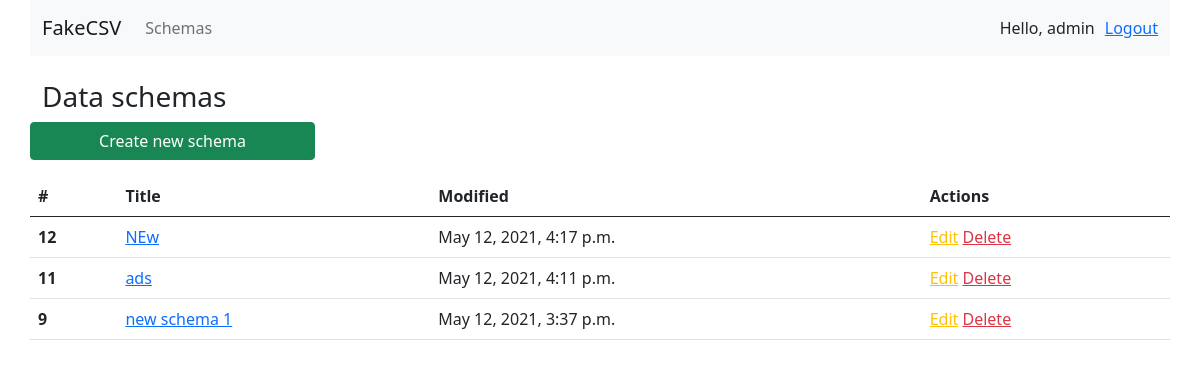
The page /schemas/ (signed in) on the database as committed earlier.
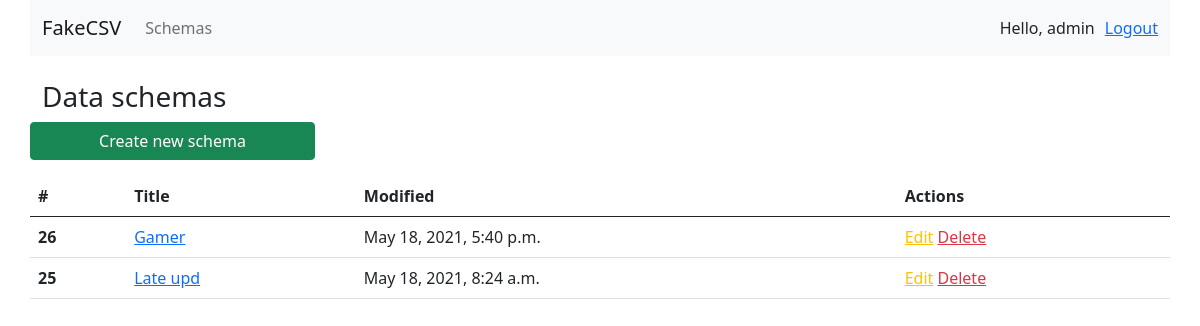
The same page on the database as committed later.
### schemas/models.py (models this page shows, shortened)
class SchemaModel(models.Model):
    name = models.CharField("Name", max_length=255)
    separator = models.CharField("Separator", max_length=1, default=',')
    status = models.CharField(
        "Status", choices=SchemaModelStatusChoices.CHOICES, max_length=255
    )
    created_at = models.DateTimeField("Created at ", auto_now_add=True)
    user = models.ForeignKey(
        User,
        verbose_name="User",
        on_delete=models.CASCADE,
        related_name="schemas",
        blank=True,
        null=True
    )
    class Meta:
        verbose_name = "Schema"
        verbose_name_plural = "Schemas"
        ordering = ['-created_at']

### schemas/views.py (the view)
# urls.py: path('schemas/', views.list_all_schemas, name='list_all_schemas'),
@login_required
def list_all_schemas(request):
    current_user = User.objects.get(pk=request.user.pk)
    all_schemas = SchemaModel.objects.filter(user=current_user)
    return render(request, 'schemas/list_all_schemas.html', {'schemas': all_schemas})

### templates/schemas/list_all_schemas.html (shortened to what this page needs)
{% extends 'include/base.html' %}
{% block navbar %}
    {% include 'include/header.html' %}
{% endblock navbar %}
{% block content %}
    <div class="container">
        <div class="row mt-4">
            <h3>Data schemas</h3>
            <a class="btn btn-success col-md-3" href="{% url 'schemas:create_schema' %}">Create new schema</a>
            <table class="table mt-3">
                <thead>
                <tr>
                    <th scope="col">#</th>
                    <th scope="col">Title</th>
                    <th scope="col">Modified</th>
                    <th scope="col">Actions</th>
                </tr>
                </thead>
                <tbody>
                {% for schema in schemas %}
                    <tr>
                        <th scope="row">{{ schema.id }}</th>
                        <td><a href="{% url 'schemas:view_schema' schema.id %}">{{ schema.name }}</a></td>
                        <td>{{ schema.created_at }}</td>
                        <td>
                            <span>
                                    <a class="text-warning" href="{% url 'schemas:edit_schema' schema.id %}">Edit</a>
                            </span>
                            <span>
                                <a class="text-danger" href="{% url 'schemas:delete_schema' schema.id %}">Delete</a>
                            </span>
                        </td>
                    </tr>
                {% endfor %}
                </tbody>
            </table>
        </div>
    </div>
{% endblock content %}

### templates/include/base.html (shortened to what this page needs)
<!DOCTYPE html>
<html lang="en">
<head>
        {% include 'include/head.html' %}
</head>
<body>
{% block navbar %}
{% endblock navbar %}
{% block content %}
{% endblock content %}
</body>
</html>

### templates/include/head.html (shortened to what this page needs)
<link href="https://cdn.jsdelivr.net/npm/bootstrap@5.0.0/dist/css/bootstrap.min.css" rel="stylesheet">

### templates/include/header.html (shortened to what this page needs)
<nav class="navbar navbar-expand-lg navbar-light bg-light container">
    <a class="navbar-brand" href="#">FakeCSV</a>
    <div class="collapse navbar-collapse" id="navbarSupportedContent">
        <ul class="navbar-nav mr-auto">
            <li class="nav-item">
                <a class="nav-link" href="{% url 'schemas:list_all_schemas' %}">Schemas</a>
            </li>
        </ul>
    </div>
    <ul class="navbar-nav ml-auto">
        <li class="nav-item" style="margin-right: 10px;">
            <span>Hello, {{ request.user.username }}</span>
        </li>
        <li class="nav-item">
            <a href="{% url 'logout' %}">Logout</a>
        </li>
    </ul>
</nav>

Rows that differ between the two databases and show on the page:
removed SchemaModel: id "12", name "NEw", created_at "May 12, 2021, 4:17 p.m."
removed SchemaModel: id "11", name "ads", created_at "May 12, 2021, 4:11 p.m."
removed SchemaModel: id "9", name "new schema 1", created_at "May 12, 2021, 3:37 p.m."
added SchemaModel: id "26", name "Gamer", created_at "May 18, 2021, 5:40 p.m."
added SchemaModel: id "25", name "Late upd", created_at "May 18, 2021, 8:24 a.m."
